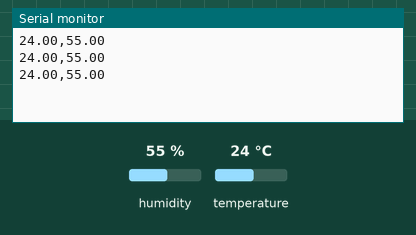
Bench run of a sketch on a simulated Arduino Uno, built with avr-gcc and run on an emulated ATmega328P. Parts: the last lines printed to the serial monitor. The test bench sets the inputs (shaded band); at power-on: humidity 55 %, temperature 24 °C.

Above: at 2.8 s.
2.9 s: humidity set to 22 %
At 4.5 s:
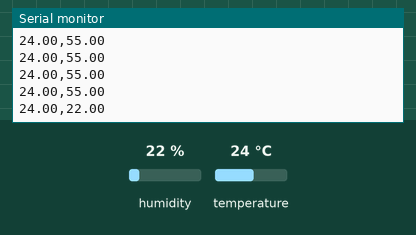
5.6 s: temperature set to 12 °C
At 6.8 s:
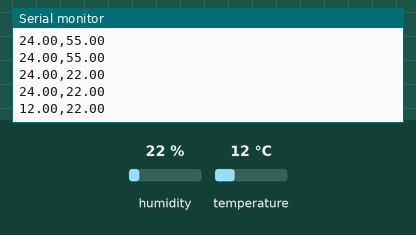
8.3 s: humidity set to 40 %
At 9.8 s:
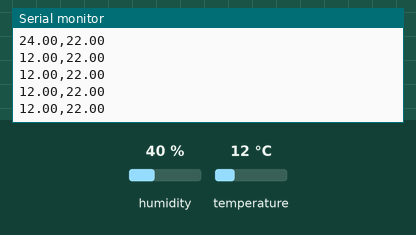
Timing chart, 0 to 11.3 s (numbered marks = the images above; inputs shaded):
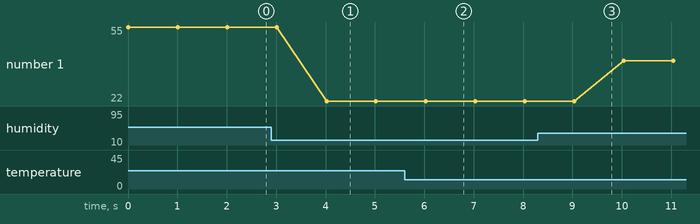

The sketch:

main.ino
```cpp
#include <Arduino.h>
#include <DHT.h> // 或使用你對應的感測器庫 (如 AHT10/BME280)

#define DHTPIN 4      // 感測器腳位
#define DHTTYPE DHT22 // 感測器型號

DHT dht(DHTPIN, DHTTYPE);

void setup() {
  Serial.begin(115200);
  dht.begin();
}

void loop() {
  // 讀取數據
  float h = dht.readHumidity();
  float t = dht.readTemperature();

  // 檢查讀取是否失敗
  if (isnan(h) || isnan(t)) {
    // Serial.println("Failed to read from DHT sensor!"); // 失敗時不輸出格式錯誤的字串
    return;
  }

  // 輸出格式: "溫度,濕度" (例如: 24.5,60.2)
  Serial.print(t);
  Serial.print(",");
  Serial.println(h);

  delay(1000); // 每秒採樣一次，Python 端會自動平滑處理
}
```

Measured:
- after the input at 2.9 s, the serial monitor: prints a new line after 1.1 s (image 1)
- after the input at 5.6 s, the serial monitor: prints a new line after 0.43 s (image 2)
- plotted number 1: 55 → 22 after the input at 2.9 s, 22 → 40 after the input at 8.3 s
